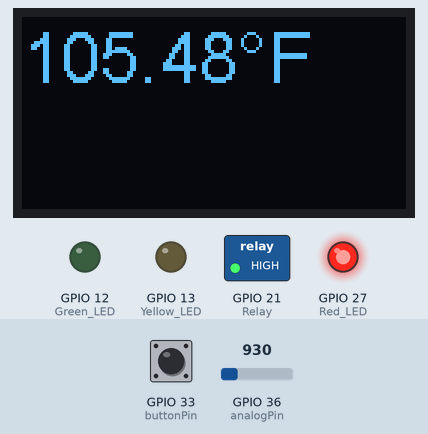
Recording of a sketch running on a simulated ESP32. On the bench: 128×64 one-colour display, switched loads named in the sketch (green lamp = pin HIGH), output pins drawn as LEDs (lit = HIGH). The inputs (shaded band) are chosen by the test bench; at power-on: GPIO 36 (analogPin) = 930, GPIO 33 (buttonPin) LOW. What the sketch prints to the serial monitor is not drawn.

Above: at 1.8 s.
1.9 s: GPIO 36 (analogPin) set to 789
At 2.7 s:
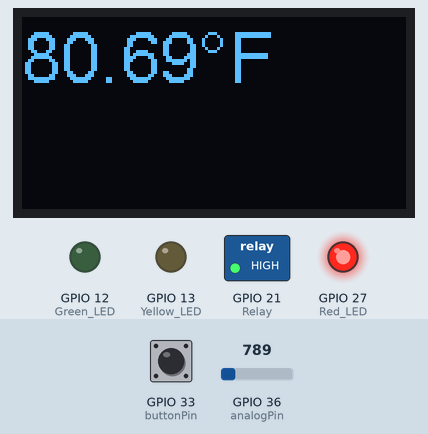
3.5 s: GPIO 36 (analogPin) set to 756
At 6.1 s:
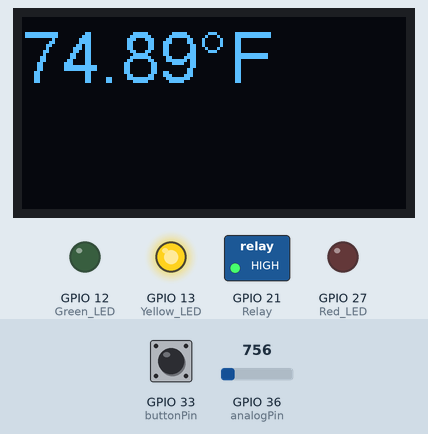
6.5 s: GPIO 36 (analogPin) set to 697
At 8.8 s:
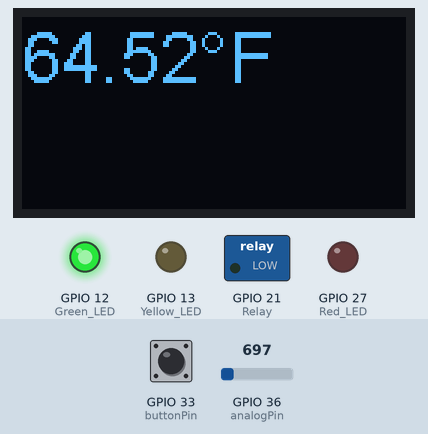
9.6 s: GPIO 33 (buttonPin) pulled HIGH for 1.25 s
At 11.4 s:
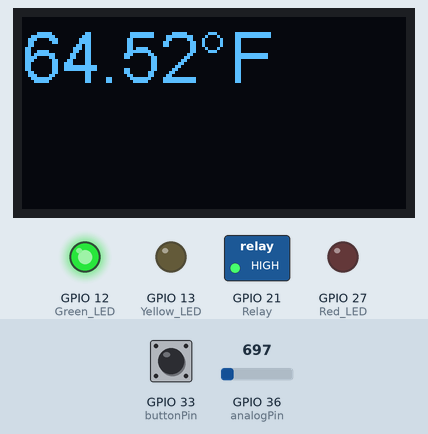
12.6 s: GPIO 33 (buttonPin) pulled HIGH for 3.2 s
At 14.0 s:
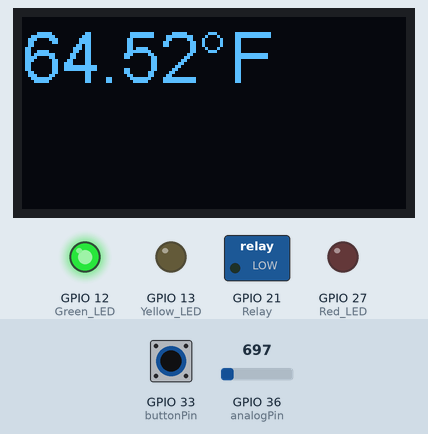
Timing chart, 0 to 15.6 s (numbered marks = the images above; inputs shaded):
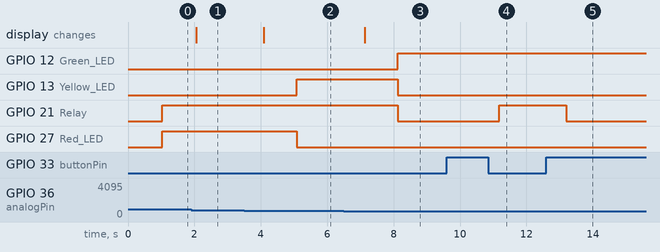

The sketch:

411_AutoFan.ino
```cpp
#include <Wire.h>
#include "SSD1306.h"
#include "SSD1306Wire.h"
#include <math.h>


SSD1306 display(0x3c, 14, 15); //OLED display setup

const int analogPin = A0; //TMP36 Data Pin
const int Relay = 21; //Relay Pin


 //Temperature Values
int RawValue= 0;
float voltage = 0;
float tempC = 0;
float tempF = 0;


const int buttonPin = A5;  // choose the input pin (for a pushbutton)
int buttonState = 0;     // variable for reading the pin status
boolean lastButton = LOW; //Push button
boolean relayOn = false; // Push button trick


void setup(){

  //OLED Setup
 display.setFont(ArialMT_Plain_24);
 Serial.begin(115200);

  display.init();


  pinMode (13, OUTPUT); //Yellow LED
  pinMode (12, OUTPUT); //Green LED
  pinMode (27, OUTPUT); //Red LED
  pinMode(Relay, OUTPUT); //Relay


  // initialize the pushbutton pin as an input:
  pinMode(buttonPin, INPUT);

}

void loop(){
display.clear();
RawValue = analogRead(analogPin);

// converting that reading to voltage, for 3.3v arduino use 3.3
  voltage = RawValue/1024.0;


// now print out the temperature
  tempC = (voltage - 0.5)* 100;  //converting from 10 mv per degree wit 500 mV offset

 // now convert to Fahrenheit
  tempF = (tempC * 9.0 / 5.0) + 32.0;


Serial.print("Raw Value = " ); // shows pre-scaled value
Serial.print(RawValue);
Serial.print("\t milli volts = "); // shows the voltage measured
Serial.print(voltage,0); //
//Serial.print("\t Temperature in C = ");
//Serial.print(tempC,1);
Serial.print("\t Temperature in F = ");
Serial.println(tempF,1);


//OLED Message on Screen
  String message = "";
  message += tempF;
  String message1 = message + "°F";
  display.drawString(0, 0, message1);
  display.display();
 delay(1000);

if (tempF < 70) //when temp is below 35 degrees
  {
  digitalWrite(13, LOW); //yellow led is off
  digitalWrite(12, HIGH); //green led is on
  digitalWrite(27, LOW); //red led is off

   digitalWrite(Relay, LOW);
   Serial.print("Low");


   // read the state of the pushbutton value:
  buttonState = digitalRead(buttonPin);
  Serial.println(buttonState);

  // check if the pushbutton is pressed. If it is, the buttonState is HIGH:
  if (buttonState == HIGH && lastButton == LOW) {
    // turn relay/fan on:
    relayOn = !relayOn;
    lastButton = HIGH;
    //digitalWrite(Relay, HIGH);
   Serial.print("High");
  } else {
    // turn relay/fan off:
    lastButton = buttonState;
    //if (buttonState == LOW){
    digitalWrite(Relay, relayOn);
   Serial.print("Low");
    }

  }
else if (tempF > 75) //when temp is above 40 degrees
{
  digitalWrite(13, LOW); //yellow led is off
  digitalWrite(12, LOW); //green led is on
  digitalWrite(27, HIGH); //red led is off

   digitalWrite(Relay, HIGH);
   Serial.print("High");


}
   else //when between 70-75 degrees
{
  digitalWrite(13, HIGH); //yellow led is on
  digitalWrite(12, LOW); //green led is off
  digitalWrite(27, LOW); //red led is off
     }


}
```

Measured:
- the behaviour switches between 757 and 756 on GPIO 36 (analogPin) (found by bisection; images 1 and 2)
- after the input at 1.9 s, the display: changes after 0.16 s (image 1)
- after the input at 3.5 s, GPIO 13 (Yellow_LED): LOW → HIGH after 1.6 s; GPIO 27 (Red_LED): HIGH → LOW after 1.6 s; the display: changes after 0.59 s (image 2)
- after the input at 6.5 s, GPIO 12 (Green_LED): LOW → HIGH after 1.6 s; GPIO 13 (Yellow_LED), GPIO 21 (Relay): HIGH → LOW after 1.6 s; the display: changes after 0.63 s (image 3)
- after the input at 9.6 s, GPIO 21 (Relay): LOW → HIGH after 1.6 s
- after the input at 12.6 s, GPIO 21 (Relay): HIGH → LOW after 0.60 s
